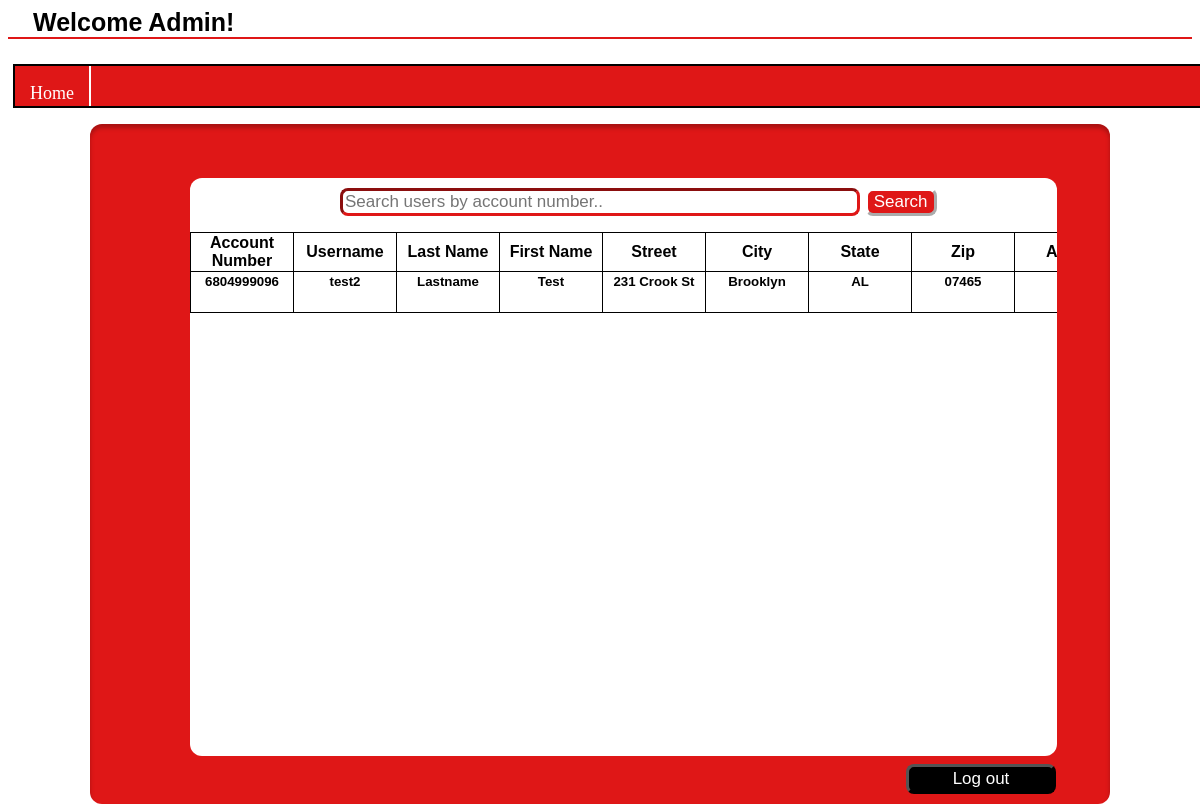
The app's page /415-Online-Banking/pages/adminPortal.php (signed in) with its own data.
### tables this page shows
CREATE TABLE `user_table` (
  `accNum` varchar(10) NOT NULL,
  `username` varchar(20) NOT NULL,
  `password` varchar(60) NOT NULL,
  `email` varchar(80) NOT NULL,
  `acc_type` tinyint(2) NOT NULL DEFAULT '0',
  `approved` tinyint(1) NOT NULL DEFAULT '0'
);

CREATE TABLE `customer_info` (
  `accNum` varchar(10) NOT NULL,
  `currentBal` decimal(10,2) NOT NULL DEFAULT '0.00',
  `LName` varchar(20) NOT NULL,
  `FName` varchar(20) NOT NULL,
  `add_street` varchar(40) NOT NULL,
  `add_town` varchar(40) NOT NULL,
  `add_state` varchar(2) NOT NULL,
  `add_zip` varchar(9) NOT NULL,
  `add_aptNum` varchar(5) DEFAULT NULL,
  `createdDate` date DEFAULT NULL
);

### 415-Online-Banking/pages/adminPortal.php (the view, shortened to what this page needs)
<?php
include('../database/dbConnectUser.php');
if($_SERVER["REQUEST_METHOD"] == "POST" && !isset($_POST['home'])){
    $accNum = $_POST['accNum'];
    $query = "SELECT * FROM customer_info WHERE accNum = '$accNum'";
	$result = mysqli_query($dbConnect, $query);
    if (!$result->num_rows > 0) {
        $userNotFound = "This account was not found";
    }
}else{
	$query = "SELECT accNum FROM user_table WHERE approved LIKE 0";
	$resultNotApproved = mysqli_query($dbConnect, $query);
}
?>
<html>
  <head>
    <link rel="stylesheet" type="text/css" >
    <link rel="stylesheet" type="text/css" href="../scripts/generalStyle.css" media="screen" />
	</head>
	<body>
			<h3 style= "border-bottom: 2px solid rgb(223,23,23); font-size: 25px; font-family: sans-serif; padding-left: 25px; color: black;"> Welcome Admin! </h3>
			<div class = "navBar">
    			<a id= "link" href = "adminPortal.php">Home</a>
            </div>
			<div class = "adminContainer1">
				<div class = "adminContainer2">
				<form action= "adminPortal.php" method="post">
					<input id = "adminSearch" type="text" placeholder="Search users by account number.." name="accNum">
      			    <input id = "adminSearchBtn" type="submit" name = "adminSearchBtn" value ="Search"/>
				</form>
					<div id = "adminResults">
						<table class='center'>
							<tr>
								<th>Account Number</th>
								<th>Username</th>
								<th>Last Name</th>
								<th>First Name</th>
								<th>Street</th>
								<th>City</th>
								<th>State</th>
								<th>Zip</th>
								<th>Apt #</th>
							</tr>
							<?php
								if($resultNotApproved){
									foreach ($resultNotApproved as $userInfo):
										$query = "SELECT * FROM customer_info WHERE accNum LIKE ".$userInfo['accNum'];
										$custInfoResults = mysqli_query($dbConnect, $query);
										$customerInformation = $custInfoResults->fetch_assoc();
										$query = "SELECT * FROM user_table WHERE accNum LIKE ".$userInfo['accNum'];
										$UsrnameResult = mysqli_query($dbConnect, $query);
										$customerUsername = $UsrnameResult->fetch_assoc();
										echo "<tr>";
										echo "<td> <h5><span>".$customerInformation['accNum']."</span></h5> </td>";
										echo "<td> <h5><span>".$customerUsername['username']."</span></h5> </td>";
										echo "<td> <h5><span>".$customerInformation['LName']."</span></h5> </td>";
										echo "<td> <h5><span>".$customerInformation['FName']."</span></h5> </td>";
										echo "<td> <h5><span>".$customerInformation['add_street']."</span></h5> </td>";
										echo "<td> <h5><span>".$customerInformation['add_town']."</span></h5> </td>";
										echo "<td> <h5><span>".$customerInformation['add_state']."</span></h5> </td>";
										echo "<td> <h5><span>".$customerInformation['add_zip']."</span></h5> </td>";
										echo "<td> <h5><span>".$customerInformation['add_aptNum']."</span></h5> </td>";
										?>
										<?php
										echo "</tr>";
										endforeach;
								}
							?>
						</table>
	                </div>
				</div>
					<form method = "post">
					    <input id = "adminLogoutBtn" type = "submit" name = "signout" value = "Log out"/>
					</form>
			</div>
	</body>
</html>

### 415-Online-Banking/scripts/generalStyle.css (style rules this page uses)
.navBar { background: rgb(223,23,23); border: 2px solid black; margin-top: 5px; height: 7vh; width: 100vw; margin-bottom: 15px; margin-left: 5px; }
.navBar a { float: left; text-decoration: none; text-align: center; color: white; font-size: 5vh; padding: 17px 15px; font-size: 18px; border-right: 2px solid white; }

### 415-Online-Banking/pages/adminPortal.php (style rules this page uses)
.navBar { background: rgb(223,23,23); border: 2px solid black; margin-top: 5px; height: 5vh; width: 100vw; margin-bottom: 15px; overflow: auto; overflow-x: hidden; overflow-y: hidden; }
.navBar a { float: left; text-decoration: none; text-align: center; color: white; font-size: 5vh; padding: 17px 15px; font-size: 18px; border-right: 2px solid white; }
.adminContainer1 { margin: 0 auto; position: relative; height: 85vh; width: 85vw; background: rgb(223,23,23); box-shadow: inset 0px 4px 4px rgba(0, 0, 0, 0.25); border-radius: 12px; }
.adminContainer2 { margin-left: 100px; position: absolute; top: 8%; background: white; font-family: sans-serif; height: 85%; width: 85%; border-radius: 12px; }
.center { padding: 15px 0; margin-left: auto; margin-right: auto; }
#adminSearch { margin-top: 10px; width: 60%; margin-left: 150px; font-family: sans-serif; font-size: 17px; border-width: 3px; border-radius: 8px; border-color: rgb(223,23,23);; color: black; }
#adminSearchBtn { background: rgb(223,23,23); color: white; font-size: 17px; border-width: 3px; border-radius: 8px; border-color: white; }
#adminResults { overflow: scroll; left: 10%; right: 10%; }
#adminLogoutBtn { width: 150px; height: 30px; text-align: center; font-family: sans-serif; color: white; background: black; font-size: 17px; border-width: 3px; border-radius: 8px; border-color: black; position: absolute; bottom: 10; left: 80%; }
td { text-align: right; }
table { border-collapse: collapse; table-layout: fixed; width: 200px; }
th, td { width: 100px; text-align: center; border: 1px solid black; overflow: hidden; font-family: Arial; }

### records on screen
user_table: customer_info.accNum "6804999096", username "test2", customer_info.LName "Lastname", customer_info.FName "Test", customer_info.add_street "231 Crook St", customer_info.add_town "Brooklyn", customer_info.add_state "AL", customer_info.add_zip "07465"
